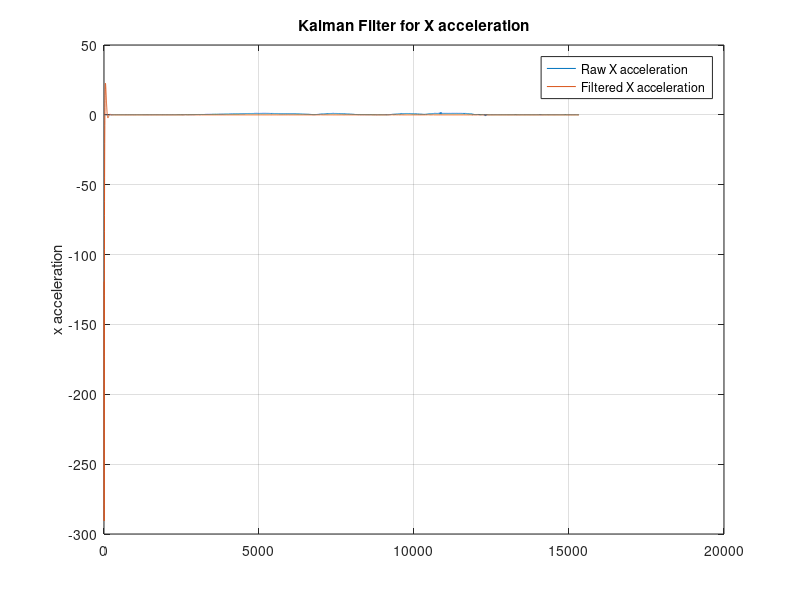

Recreate this plot in MATLAB.
data = csvread('kalman-test.csv');
x_raw = data(:,1);
x_filtered = data(:,2);

% plot 
plot(x_raw);
hold on;
plot(x_filtered);

grid on;
ylabel("x acceleration");
legend("Raw X acceleration", "Filtered X acceleration");
title("Kalman Filter for X acceleration");